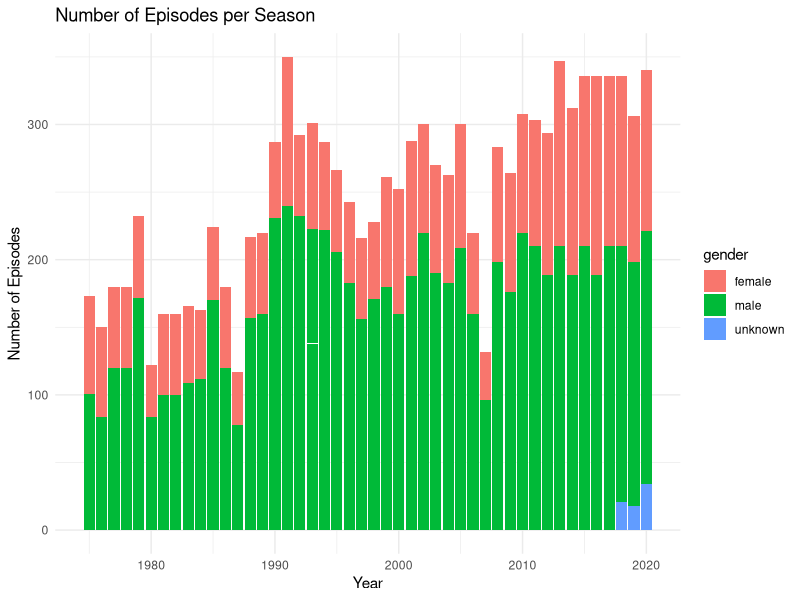

Write R code to recreate this figure.
## ---- chunk 1
#| label: setup
#| warning: false
#| message: false

library(tidyverse)
library(ggplot2)
library(readr)
library(dplyr)

knitr::opts_chunk$set(echo = TRUE, warning=FALSE, message=FALSE)
## ---- chunk 2
actors <- read_csv("_data/snl_actors.csv")
casts <- read_csv("_data/snl_casts.csv")
seasons <- read_csv("_data/snl_seasons.csv")
head(actors)
colnames(actors)
head(casts)
colnames(casts)
head(seasons)
colnames(seasons)
dim(actors)
dim(casts)
dim(seasons)
## ---- chunk 3
#check for any missing data in the datasets

sum(is.na(actors))
sum(is.na(casts))
sum(is.na(seasons))


seasons <- mutate(seasons,first_epid = as.Date(as.character(first_epid),format="%Y%m%d"), last_epid = as.Date(as.character(last_epid), format = "%Y%m%d"))
table(seasons$first_epid)

casts <- mutate(casts,first_epid = as.Date(as.character(first_epid),format="%Y%m%d"), last_epid = as.Date(as.character(last_epid), format = "%Y%m%d"))
table(casts$first_epid)


## ---- chunk 4

## ---- chunk 5
seasons_casts <- seasons %>% left_join(casts,by="sid")
#sanity check
seasons_casts
colnames(seasons_casts)
seasons_casts_actors <- seasons_casts %>% left_join(actors, by = "aid")

#sanity check seasons_casts_actors
ggplot(data = seasons_casts_actors, aes(x = year, y = n_episodes.y, fill = gender)) + geom_bar(stat = "identity") + labs(x = "Year", y = "Number of Episodes", title = "Number of Episodes per Season") + theme_minimal()
